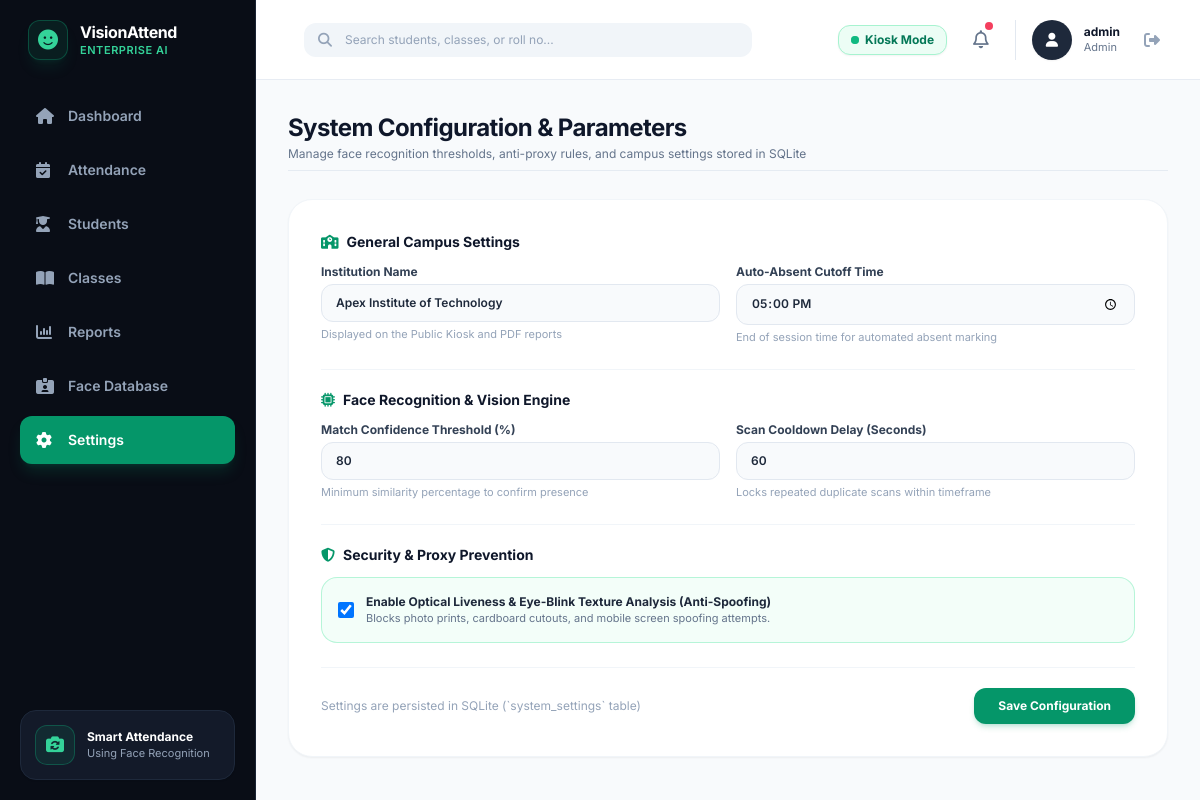
The app's page /settings (signed in), older data.
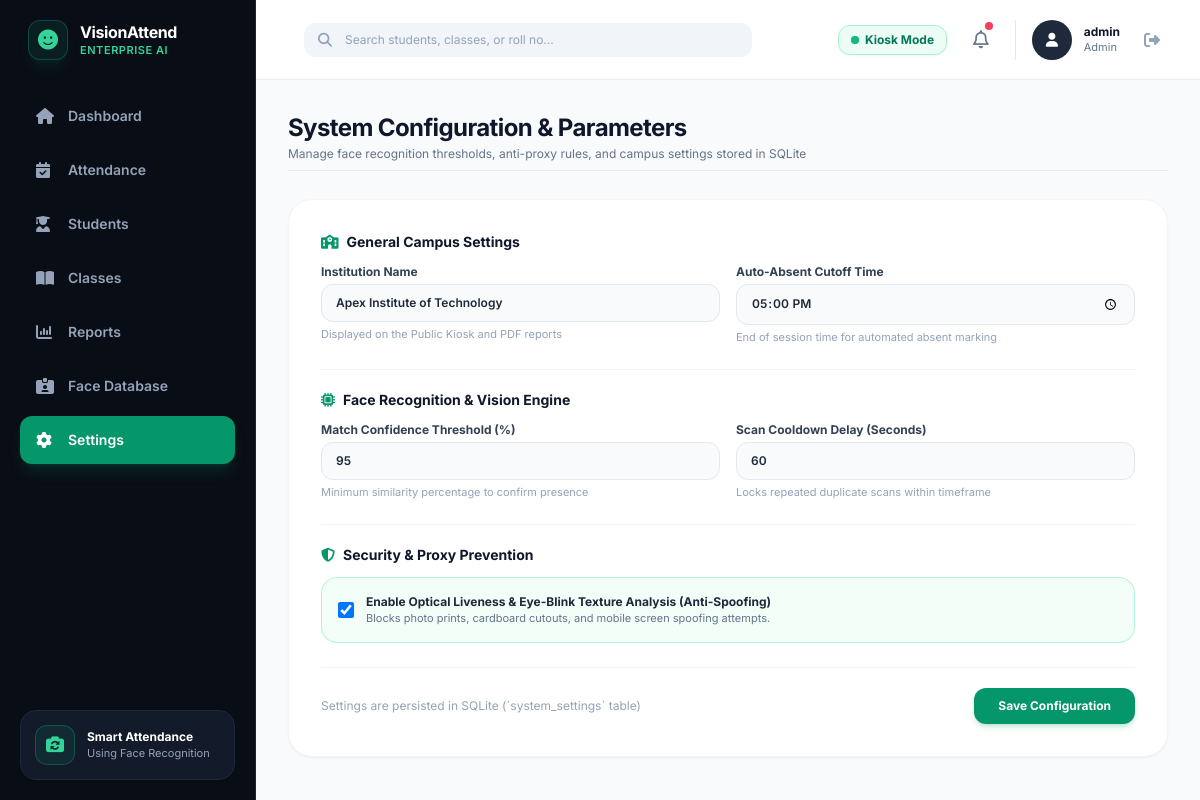
The same page, newer data.
### src/database.py (models this page shows, shortened)
class Setting(db.Model):
    __tablename__ = 'system_settings'
    id = db.Column(db.Integer, primary_key=True)
    key = db.Column(db.String(50), unique=True, nullable=False, index=True)
    value = db.Column(db.String(255), nullable=False)
    description = db.Column(db.String(255), nullable=True)

### app.py (the view)
@app.route('/settings')
@admin_required
def settings():
    settings_records = Setting.query.all()
    settings_dict = {s.key: s.value for s in settings_records}
    return render_template('settings.html', active_page='settings', settings=settings_dict)

### app.py (called while the page is built)
def admin_required(f):
    @wraps(f)
    def decorated_function(*args, **kwargs):
        if 'user_id' not in session:
            return redirect(url_for('login'))
        if session.get('role') != 'admin':
            flash("Unauthorized: Administrator permissions required.", "error")
            return redirect(url_for('student_dashboard'))
        return f(*args, **kwargs)
    return decorated_function

### templates/settings.html (shortened to what the changed rows need)
{% extends "base.html" %}
{% block content %}
<div class="space-y-7 max-w-4xl">
    <div class="pb-2 border-b border-slate-200/80">
        <h1 class="text-xl sm:text-2xl font-bold text-slate-900 tracking-tight">System Configuration & Parameters</h1>
    </div>
    <form method="POST" action="{{ url_for('update_settings') }}" class="bg-white rounded-3xl p-6 sm:p-8 border border-slate-100 shadow-sm space-y-6">
        <div class="border-t border-slate-100 pt-5">
            <div class="grid grid-cols-1 sm:grid-cols-2 gap-4 text-xs">
                <div>
                    <label class="block font-bold text-slate-700 mb-1">Match Confidence Threshold (%)</label>
                    <input type="number" min="50" max="99" name="recognition_threshold" value="{{ settings.get('recognition_threshold', '80') }}" required
                           class="w-full bg-[#F8FAFC] border border-slate-200 rounded-xl px-3.5 py-2.5 text-slate-800 font-semibold focus:outline-none focus:ring-2 focus:ring-emerald-500/20">
                    <p class="text-[11px] text-slate-400 mt-1">Minimum similarity percentage to confirm presence</p>
                </div>
            </div>
        </div>
    </form>
</div>
{% endblock %}

Row changes from the older to the newer data that the page shows:
changed Setting (number 3 of 5 on the later page): recognition_threshold "80" → "95"
